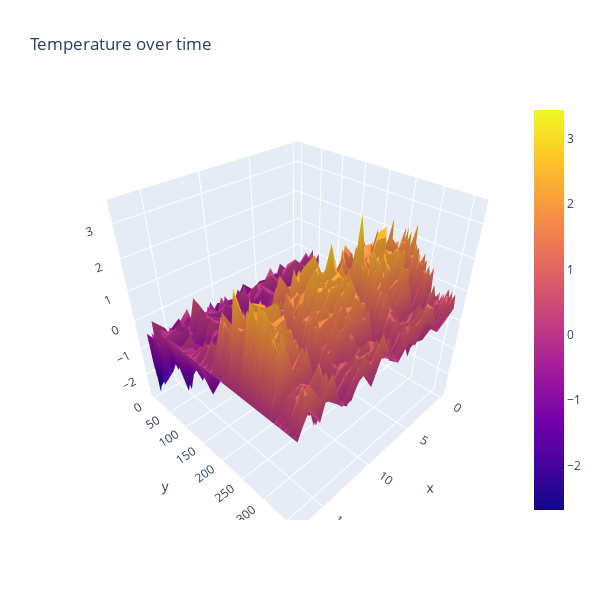

Notebook code for this chart:
### Code cell
#Plot ALL weather data for all stations for a year 

#X = weather station
#Y = day of the year
#Z = temperature

fig = go.Figure(data=[go.Surface(z=notemp_year.values)])
fig.update_layout(title='Temperature over time', autosize=False, width=600, height=600)
fig.show()

### Figure 1 — Plotly figure (JSON) as saved in the notebook; plotly's stock layout.template omitted (floating-point values rounded to 4 significant figures; data arrays with more than 128 entries replaced by an {"elided": "..."} marker saying what was removed)
{"data": [{"type": "surface", "z": {"elided": "361x18 float values"}}], "layout": {"autosize": false, "height": 600, "title": {"text": "Temperature over time"}, "width": 600}}
